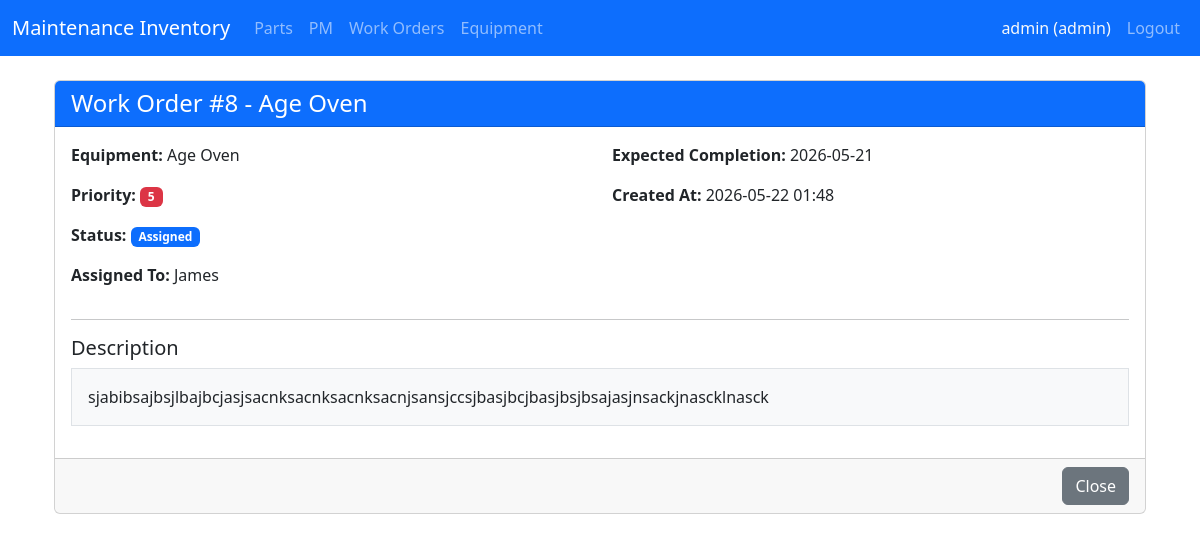
/workorder/details/8 (signed in), run on the app's committed database.
### app/models/user.py (models this page shows, shortened)
class User(UserMixin, db.Model):
    __tablename__ = 'users'
    id = db.Column(db.Integer, primary_key=True)
    username = db.Column(db.String(80), unique=True, nullable=False)
    password_hash = db.Column(db.String(256), nullable=False)
    role = db.Column(db.String(20), default='technician') # 'admin' or 'technician'
    must_change_password = db.Column(db.Boolean, default=True) # Force change on first login
    created_at = db.Column(db.DateTime, default=datetime.utcnow)
    email = db.Column(db.String(120), unique=True, nullable=True) # Optional (nullable=True)

### app/models/workorder.py (models this page shows, shortened)
class WorkOrder(db.Model):
    __tablename__ = 'workorder'
    __table_args__ = {'extend_existing': True}
    id = db.Column(db.Integer, primary_key=True)
    equipment = db.Column(db.String(200), nullable=False)
    description = db.Column(db.Text, nullable=False)
    status = db.Column(db.String(50), default="Open")
    priority = db.Column(db.Integer)
    expected_completion_date = db.Column(db.Date)
    created_by_id = db.Column(db.Integer, db.ForeignKey('users.id'), nullable=False)
    assigned_to_id = db.Column(db.Integer, db.ForeignKey('users.id'), nullable=True)
    completed_by_id = db.Column(db.Integer, db.ForeignKey('users.id'), nullable=True)
    completed_at = db.Column(db.DateTime, nullable=True)
    completion_notes = db.Column(db.Text, nullable=True)
    created_at = db.Column(db.DateTime, default=datetime.utcnow)
    assigned_at = db.Column(db.DateTime, nullable=True)
    created_by = db.relationship('User', foreign_keys=[created_by_id], backref='created_workorders')
    assigned_to = db.relationship('User', foreign_keys=[assigned_to_id], backref='assigned_workorders')
    completed_by = db.relationship('User', foreign_keys=[completed_by_id], backref='completed_workorders')

### app/routes/workorder.py (the view)
@bp.route('/details/<int:wo_id>')
@login_required
def details(wo_id):
    wo = WorkOrder.query.get_or_404(wo_id)
    if wo.completed_by_id:
        wo.completed_by = User.query.get(wo.completed_by_id)
    if current_user.role == 'technician' and wo.assigned_to_id != current_user.id:
        flash("You can only view your assigned work orders.", "danger")
        return redirect(url_for('workorder.index'))
    return render_template('workorder/details.html', wo=wo)

### app/templates/workorder/details.html (shortened to what this page needs)
{% extends "base.html" %}
{% block content %}
<div class="container mt-4">
    <div class="card">
        <div class="card-header bg-primary text-white">
            <h4 class="mb-0">Work Order #{{ wo.id }} - {{ wo.equipment }}</h4>
        </div>
        <div class="card-body">
            <div class="row">
                <div class="col-md-6">
                    <p><strong>Equipment:</strong> {{ wo.equipment }}</p>
                    <p><strong>Priority:</strong>
                        {% if wo.priority %}<span class="badge bg-{{ 'danger' if wo.priority >= 4 else 'warning' if wo.priority == 3 else 'info' }}">{{ wo.priority }}</span>{% else %}-{% endif %}
                    </p>
                    <p><strong>Status:</strong>
                        <span class="badge bg-{{ 'success' if wo.status == 'Completed' else 'warning' if wo.status == 'In Progress' else 'primary' }}">
                            {{ wo.status }}
                        </span>
                    </p>
                    <p><strong>Assigned To:</strong> {{ wo.assigned_to.username if wo.assigned_to else 'Unassigned' }}</p>
                </div>
                <div class="col-md-6">
                    <p><strong>Expected Completion:</strong>
                        {% if wo.expected_completion_date %}{{ wo.expected_completion_date.strftime('%Y-%m-%d') }}{% else %}-{% endif %}
                    </p>
                    <p><strong>Created At:</strong> {{ wo.created_at.strftime('%Y-%m-%d %H:%M') if wo.created_at else 'N/A' }}</p>
                </div>
            </div>
            <hr>
            <h5>Description</h5>
            <p class="border p-3 bg-light">{{ wo.description }}</p>
        </div>
        <div class="card-footer text-end">
            <button onclick="window.history.back()" class="btn btn-secondary">Close</button>
        </div>
    </div>
</div>
{% endblock %}

### app/templates/base.html (shortened to what this page needs)
<!DOCTYPE html>
<html lang="en">
<head>
    <link href="https://cdn.jsdelivr.net/npm/bootstrap@5.3.3/dist/css/bootstrap.min.css" rel="stylesheet">
</head>
<body>
<nav class="navbar navbar-expand-lg navbar-dark bg-primary sticky-top">
    <div class="container-fluid">
        <a class="navbar-brand" href="{{ url_for('dashboard.index') }}">Maintenance Inventory</a>
        <div class="collapse navbar-collapse" id="navbarNav">
            <ul class="navbar-nav me-auto">
                <li class="nav-item">
                    <a class="nav-link" href="{{ url_for('parts.index') }}">Parts</a>
                </li>
                <li class="nav-item">
                    <a class="nav-link" href="{{ url_for('pm.index') }}">PM</a>
                </li>
                <li class="nav-item">
                    <a class="nav-link" href="{{ url_for('workorder.index') }}">Work Orders</a>
                </li>
                <li class="nav-item">
                    <a class="nav-link" href="{{ url_for('equipment.index') }}">Equipment</a>
                </li>
            </ul>
            <ul class="navbar-nav ms-auto">
                <li class="nav-item">
                    <span class="nav-link text-light">
                        {{ current_user.username }} ({{ current_user.role }})
                    </span>
                </li>
                <li class="nav-item">
                    <a class="nav-link" href="{{ url_for('auth.logout') }}">Logout</a>
                </li>
            </ul>
        </div>
    </div>
</nav>
    <div class="container mt-4">
        {% block content %}{% endblock %}
    </div>
</body>
</html>

### data on the page
User: username "admin", role "admin"
WorkOrder: id "8", equipment "Age Oven", priority "5", status "Assigned", expected_completion_date "2026-05-21", created_at "2026-05-22 01:48", description "sjabibsajbsjlbajbcjasjsacnksacnksacnksacnjsansjccsjbasjbcjbasjbsjbsajasjnsackjnascklnasck"
User: assigned_to "James"
